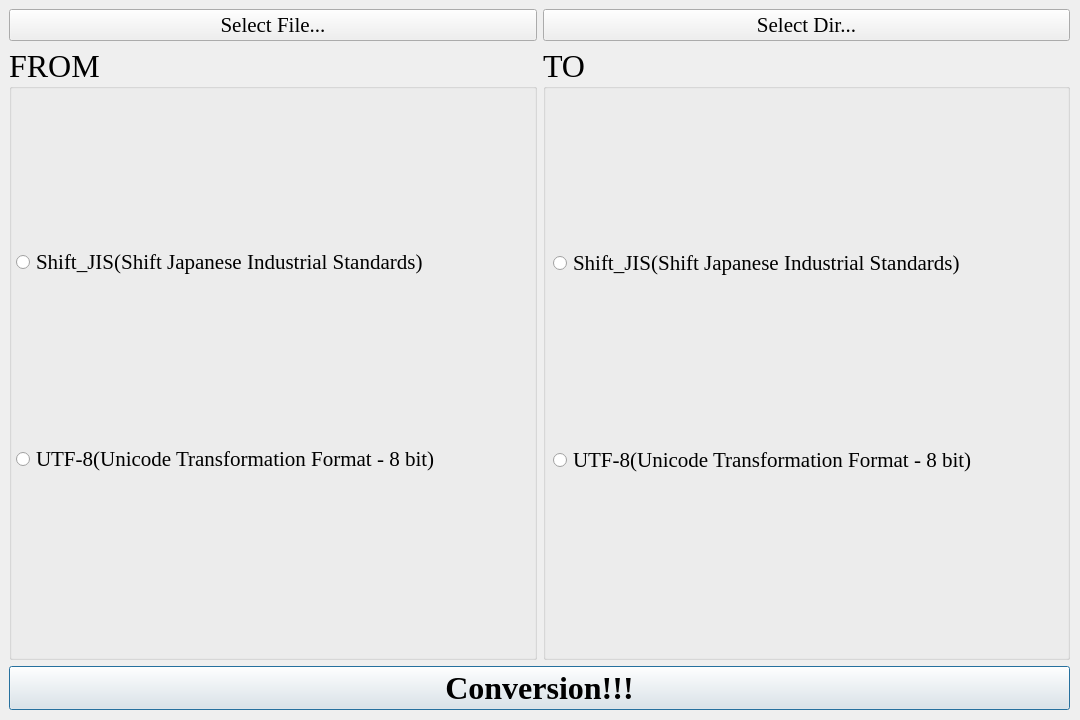
<?xml version="1.0" encoding="UTF-8"?>
<ui version="4.0">
 <class>CharacterEncodingConversionDialog</class>
 <widget class="QDialog" name="CharacterEncodingConversionDialog">
  <property name="geometry">
   <rect>
    <x>0</x>
    <y>0</y>
    <width>1080</width>
    <height>720</height>
   </rect>
  </property>
  <property name="sizePolicy">
   <sizepolicy hsizetype="Preferred" vsizetype="Preferred">
    <horstretch>0</horstretch>
    <verstretch>0</verstretch>
   </sizepolicy>
  </property>
  <property name="font">
   <font>
    <family>Times New Roman</family>
    <pointsize>16</pointsize>
   </font>
  </property>
  <property name="windowTitle">
   <string>Character Encoding Conversion</string>
  </property>
  <property name="modal">
   <bool>false</bool>
  </property>
  <widget class="QWidget" name="gridLayoutWidget">
   <property name="geometry">
    <rect>
     <x>9</x>
     <y>9</y>
     <width>1061</width>
     <height>701</height>
    </rect>
   </property>
   <layout class="QGridLayout" name="gridLayout">
    <item row="2" column="0" colspan="2">
     <widget class="QPushButton" name="conversionButton">
      <property name="font">
       <font>
        <pointsize>24</pointsize>
        <weight>75</weight>
        <bold>true</bold>
       </font>
      </property>
      <property name="text">
       <string>Conversion!!!</string>
      </property>
     </widget>
    </item>
    <item row="0" column="0">
     <widget class="QPushButton" name="fileSelectButton">
      <property name="text">
       <string>Select File...</string>
      </property>
     </widget>
    </item>
    <item row="0" column="1">
     <widget class="QPushButton" name="dirSelectButton">
      <property name="text">
       <string>Select Dir...</string>
      </property>
     </widget>
    </item>
    <item row="1" column="0">
     <widget class="QGroupBox" name="fromGroupBox">
      <property name="font">
       <font>
        <pointsize>24</pointsize>
       </font>
      </property>
      <property name="title">
       <string>FROM</string>
      </property>
      <widget class="QWidget" name="verticalLayoutWidget">
       <property name="geometry">
        <rect>
         <x>7</x>
         <y>39</y>
         <width>517</width>
         <height>551</height>
        </rect>
       </property>
       <layout class="QVBoxLayout" name="verticalLayout">
        <property name="sizeConstraint">
         <enum>QLayout::SetDefaultConstraint</enum>
        </property>
        <item>
         <widget class="QRadioButton" name="fromShiftJISRadioButton">
          <property name="font">
           <font>
            <pointsize>16</pointsize>
           </font>
          </property>
          <property name="text">
           <string>Shift_JIS(Shift Japanese Industrial Standards)</string>
          </property>
         </widget>
        </item>
        <item>
         <widget class="QRadioButton" name="fromUTF8RadioButton">
          <property name="font">
           <font>
            <pointsize>16</pointsize>
           </font>
          </property>
          <property name="text">
           <string>UTF-8(Unicode Transformation Format - 8 bit)</string>
          </property>
         </widget>
        </item>
       </layout>
      </widget>
     </widget>
    </item>
    <item row="1" column="1">
     <widget class="QGroupBox" name="toGroupBox">
      <property name="font">
       <font>
        <pointsize>24</pointsize>
       </font>
      </property>
      <property name="title">
       <string>TO</string>
      </property>
      <widget class="QWidget" name="verticalLayoutWidget_2">
       <property name="geometry">
        <rect>
         <x>10</x>
         <y>40</y>
         <width>517</width>
         <height>551</height>
        </rect>
       </property>
       <layout class="QVBoxLayout" name="verticalLayout_2">
        <property name="sizeConstraint">
         <enum>QLayout::SetDefaultConstraint</enum>
        </property>
        <item>
         <widget class="QRadioButton" name="toShiftJISRadioButton">
          <property name="font">
           <font>
            <pointsize>16</pointsize>
           </font>
          </property>
          <property name="text">
           <string>Shift_JIS(Shift Japanese Industrial Standards)</string>
          </property>
         </widget>
        </item>
        <item>
         <widget class="QRadioButton" name="toUTF8RadioButton">
          <property name="font">
           <font>
            <pointsize>16</pointsize>
           </font>
          </property>
          <property name="text">
           <string>UTF-8(Unicode Transformation Format - 8 bit)</string>
          </property>
         </widget>
        </item>
       </layout>
      </widget>
     </widget>
    </item>
   </layout>
  </widget>
 </widget>
 <resources/>
 <connections/>
</ui>
